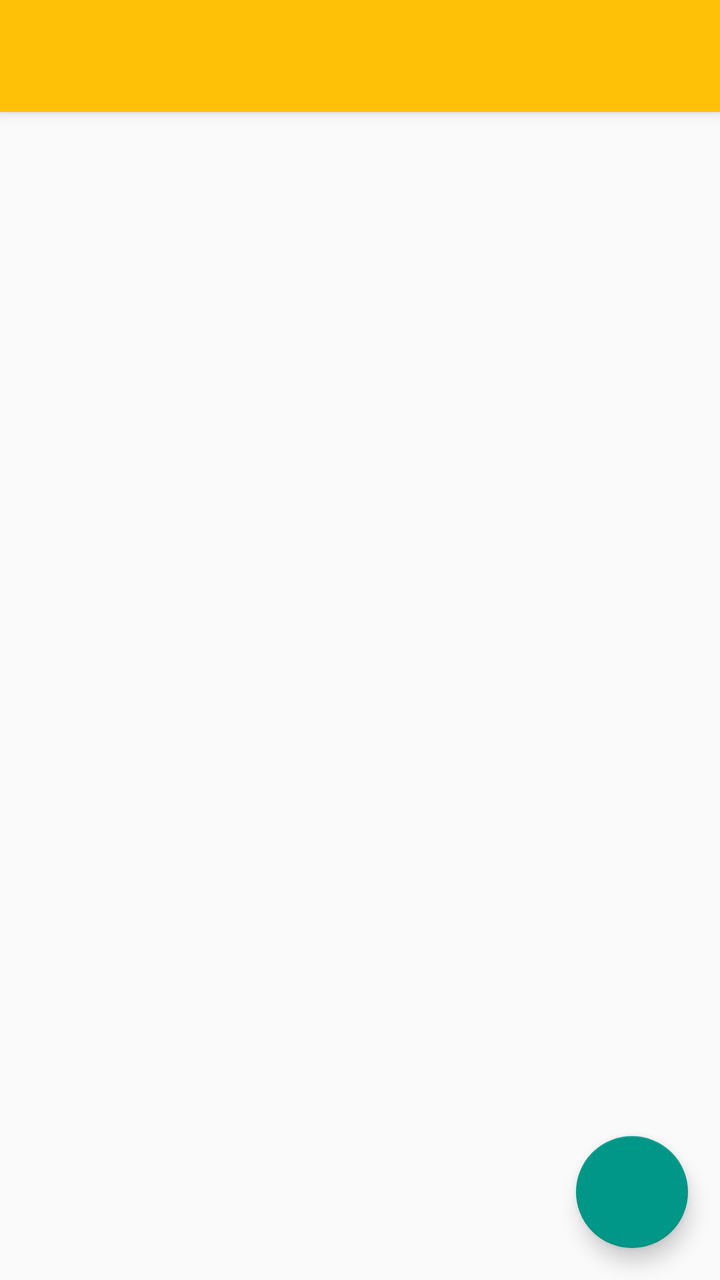
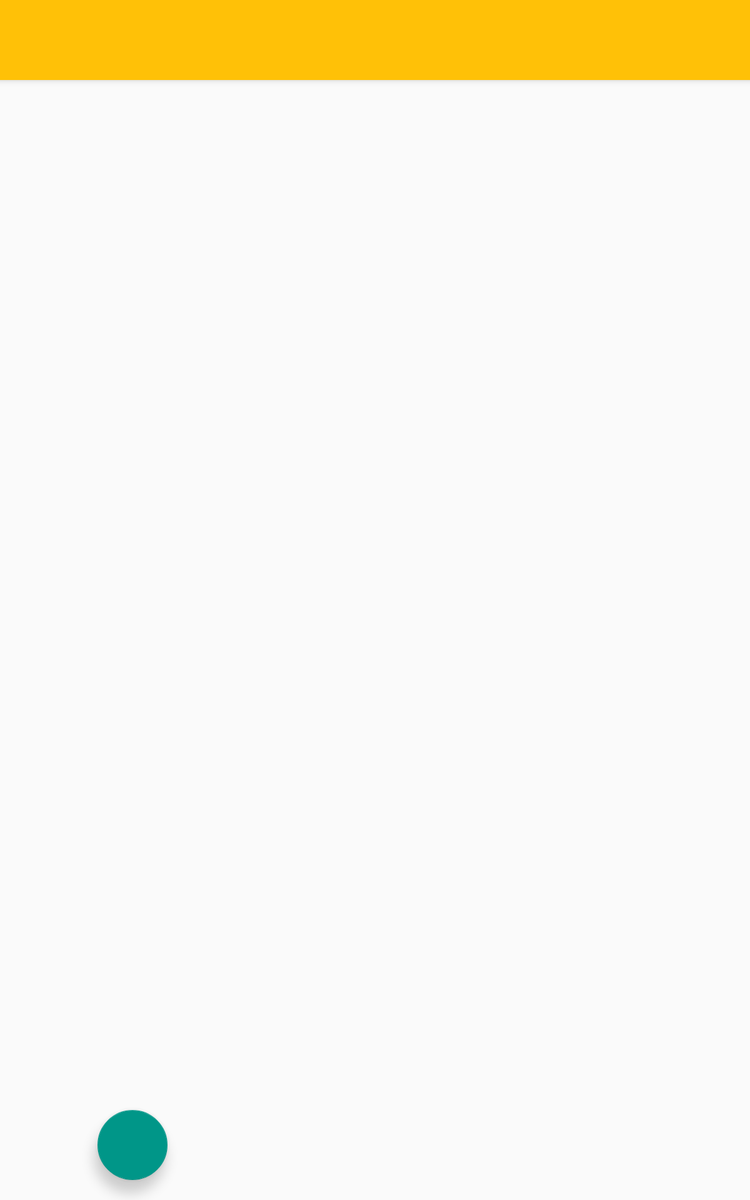

Two renders of one Android screen. The first uses the default layout on a phone; the second uses the alternative layout the repository ships for a different screen configuration, on a matching device. The two XML files are below.
<!-- AndroidManifest.xml: activity theme AppTheme.NoActionBar -->
<!-- res/layout/activity_home.xml -->
<?xml version="1.0" encoding="utf-8"?>
<android.support.design.widget.CoordinatorLayout xmlns:android="http://schemas.android.com/apk/res/android"
    xmlns:app="http://schemas.android.com/apk/res-auto"
    xmlns:tools="http://schemas.android.com/tools"
    android:id="@+id/coordinateLayout"
    android:layout_width="match_parent"
    android:layout_height="match_parent"
    android:fitsSystemWindows="true">

    <android.support.design.widget.AppBarLayout
        android:id="@+id/appBar"
        android:layout_width="match_parent"
        android:layout_height="wrap_content">

        <android.support.v7.widget.Toolbar
            android:id="@+id/toolbar"
            android:layout_width="match_parent"
            android:layout_height="?attr/actionBarSize"
            android:background="?attr/colorPrimary"
            app:layout_scrollFlags="scroll|enterAlways" />

    </android.support.design.widget.AppBarLayout>

    <RelativeLayout
        android:id="@+id/activity_home"
        android:layout_width="match_parent"
        android:layout_height="match_parent"
        app:layout_behavior="@string/appbar_scrolling_view_behavior"
        tools:context="com.ark.movieapp.ui.activity.HomeActivity" />

    <android.support.design.widget.FloatingActionButton
        android:id="@+id/fab"
        android:layout_width="wrap_content"
        android:layout_height="wrap_content"
        android:layout_alignParentBottom="true"
        android:layout_marginBottom="@dimen/activity_vertical_margin"
        android:layout_marginRight="@dimen/activity_horizontal_margin"
        app:layout_anchor="@id/activity_home"
        app:layout_anchorGravity="bottom|right"
        android:src="@drawable/ic_arrow_upward_white_24dp"
        />


</android.support.design.widget.CoordinatorLayout>
<!-- resources referenced by this layout -->
<resources>
  <dimen name="activity_horizontal_margin">16dp</dimen>
  <dimen name="activity_vertical_margin">16dp</dimen>
  <style name="AppTheme.NoActionBar">
          <item name="windowActionBar">false</item>
          <item name="windowNoTitle">true</item>
      </style>
</resources>
<!-- res/layout-sw600dp/activity_home.xml (the author's variant of the layout above) -->
<!-- drawn on a 7-inch tablet held upright -->
<?xml version="1.0" encoding="utf-8"?>
<android.support.design.widget.CoordinatorLayout xmlns:android="http://schemas.android.com/apk/res/android"
    xmlns:app="http://schemas.android.com/apk/res-auto"
    xmlns:tools="http://schemas.android.com/tools"
    android:id="@+id/coordinateLayout"
    android:layout_width="match_parent"
    android:layout_height="match_parent"
    android:fitsSystemWindows="true">

    <android.support.design.widget.AppBarLayout
        android:id="@+id/appBar"
        android:layout_width="match_parent"
        android:layout_height="wrap_content">

        <android.support.v7.widget.Toolbar
            android:id="@+id/toolbar"
            android:layout_width="match_parent"
            android:layout_height="?attr/actionBarSize"
            android:background="?attr/colorPrimary" />

    </android.support.design.widget.AppBarLayout>

    <LinearLayout xmlns:android="http://schemas.android.com/apk/res/android"
        xmlns:tools="http://schemas.android.com/tools"
        android:layout_width="match_parent"
        android:layout_height="match_parent"
        android:layout_marginTop="?attr/actionBarSize"
        android:orientation="horizontal"
        android:weightSum="2">

    <RelativeLayout
        android:layout_weight="1.5"
        android:id="@+id/activity_home"
        android:layout_width="match_parent"
        android:layout_height="match_parent"
        tools:context="com.ark.movieapp.ui.activity.HomeActivity">

        <android.support.design.widget.FloatingActionButton
            android:id="@+id/fab"
            android:layout_width="wrap_content"
            android:layout_height="wrap_content"
            android:layout_alignParentBottom="true"
            android:layout_alignParentRight="true"
            android:layout_marginBottom="@dimen/activity_vertical_margin"
            android:layout_marginRight="@dimen/activity_horizontal_margin"
            android:src="@drawable/ic_arrow_upward_white_24dp"
            />

    </RelativeLayout>

    <RelativeLayout
        android:layout_weight="0.5"
        android:id="@+id/activity_details"
        android:layout_width="match_parent"
        android:layout_height="match_parent"
        tools:context="com.ark.movieapp.ui.activity.HomeActivity">



    </RelativeLayout>

    </LinearLayout>


</android.support.design.widget.CoordinatorLayout>
